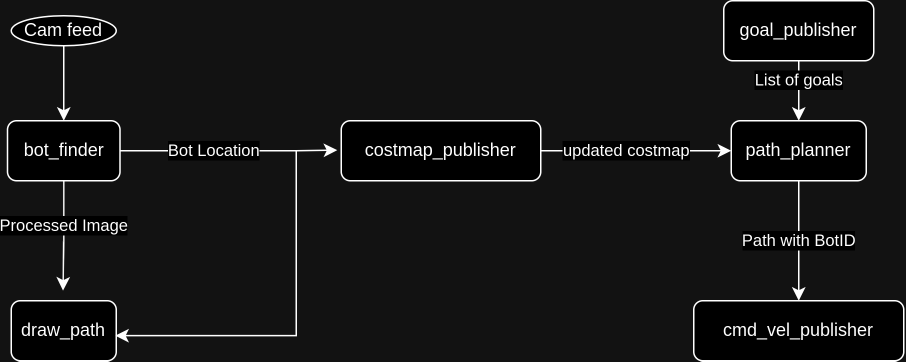
#> input picture diag.png, 1812 x 723 px, given in place of cam_feed_1.jpeg, which was not available (shown at 1/2 size)
$ python HSV_HSL_finder_vdo.py
#> lines starting #> are read from the running program, lines starting #| are printed output that depends on the picture; after the words box and inside, x2 and y2 are one past the last pixel; in counts of white or black regions, pixels touching at a corner belong together; pictures that were not available may be replaced by others from this repository, and a replacement may not be noted
# #####
#
# https://pysource.com
#
# Tutorial: Object detection using HSV Color space – OpenCV 3.4 with python 3 Tutorial 9
#
# URL: https://pysource.com/2018/01/31/object-detection-using-hsv-color-space-opencv-3-4-with-python-3-tutorial-9/
#
# ###


import cv2
import numpy as np


cam_feed1 = cv2.imread('Resources/cam_feed_1.jpeg')
#> cam_feed1 is the input picture: shape (723, 1812, 3); mean B, G, R 22.3, 22.3, 22.3
cam_feed2 = cv2.imread('Resources/cam_feed_2.jpeg')
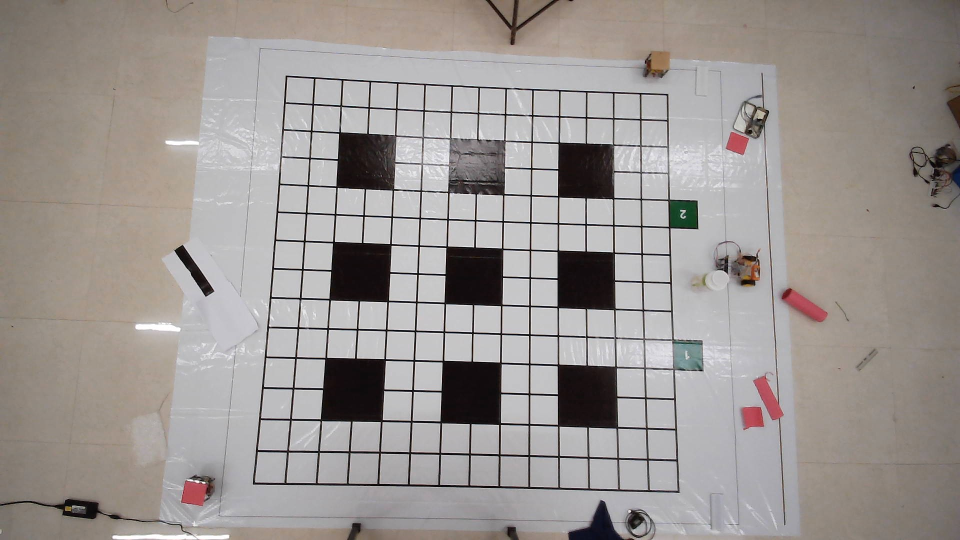
#> input picture img_align.jpg, 1920 x 1080 px, given in place of cam_feed_2.jpeg, which was not available (shown at 1/2 size)
#> cam_feed2 is the input picture: shape (1080, 1920, 3); mean B, G, R 146.3, 149.5, 155.4
cam_feed3 = cv2.imread('Resources/cam_feed_2.jpeg')
fil = cv2.imread('ring_light.jpg')

#cap = cv2.VideoCapture('C:/Users/OHM/Desktop/pytthon/Resources/final_arean_1.mp4')
#_,frame = cap.read()
cam_feed4 = cv2.imread('Resources/photo10.jpg')
cam_feed3 = fil.copy()
#cam_feed3 = cv2.rotate(cam_feed3, cv2.cv2.ROTATE_90_COUNTERCLOCKWISE)
h,w = cam_feed3.shape[:2]
#> h = 1080; w = 1920
dim = (int(w/3), int(h/3))
#> dim = (640, 360)
cam_feed3 = cv2.resize(cam_feed3, dim)
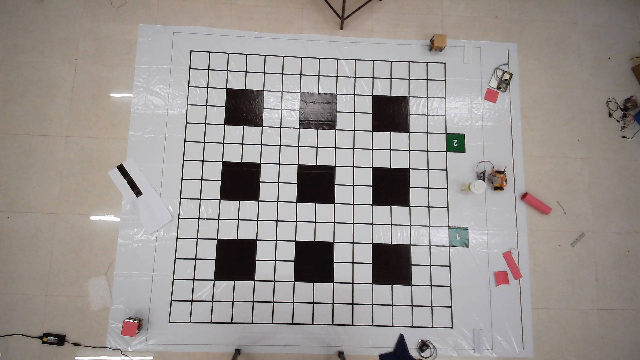
#> cam_feed3: shape (360, 640, 3); mean B, G, R 146.3, 149.6, 155.4


def nothing(x):
    pass

#cap = cv2.VideoCapture(0)
cv2.namedWindow("Trackbars")

cv2.createTrackbar("L - H", "Trackbars", 0, 255, nothing)
cv2.createTrackbar("L - L", "Trackbars", 0, 255, nothing)
cv2.createTrackbar("L - S", "Trackbars", 0, 255, nothing)
cv2.createTrackbar("U - H", "Trackbars", 0, 255, nothing)
cv2.createTrackbar("U - L", "Trackbars", 0, 255, nothing)
cv2.createTrackbar("U - S", "Trackbars", 0, 255, nothing)
cv2.createTrackbar("epsilon", "Trackbars", 0, 50, nothing)


while True:
    copy_img = cam_feed3.copy()
    hsv = cv2.cvtColor(copy_img, cv2.COLOR_BGR2HLS)
#> hsv: shape (360, 640, 3); mean of channels 0, 1, 2 63.4, 150.8, 18.3
    l_h = cv2.getTrackbarPos("L - H", "Trackbars")
    l_s = cv2.getTrackbarPos("L - L", "Trackbars")
    l_v = cv2.getTrackbarPos("L - S", "Trackbars")
    u_h = cv2.getTrackbarPos("U - H", "Trackbars")
    u_s = cv2.getTrackbarPos("U - L", "Trackbars")
    u_v = cv2.getTrackbarPos("U - S", "Trackbars")
    # [6 lines of commented-out code are left out]
    epsillon = cv2.getTrackbarPos("epsilon", "Trackbars")
    epsillon_val = epsillon/100
    lower_blue = np.array([l_h, l_s, l_v])
    upper_blue = np.array([u_h, u_s, u_v])


    mask = cv2.inRange(hsv, lower_blue, upper_blue)
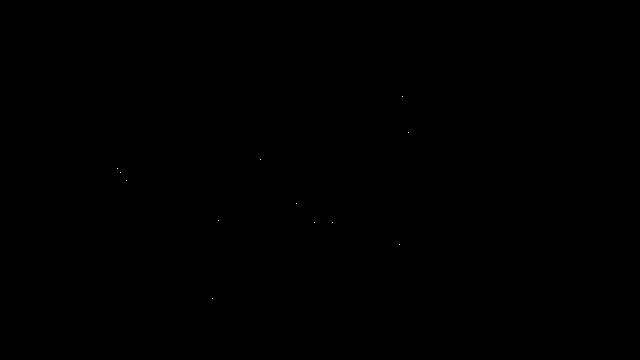
#> mask: shape (360, 640); 0.01% white in thin lines or dots, all inside (x1, y1, x2, y2) = (117, 96, 409, 299)

    blur = cv2.GaussianBlur(mask, (5,5), 0)

    thresh = cv2.adaptiveThreshold(blur, 255, 1, 1, 11, 2)
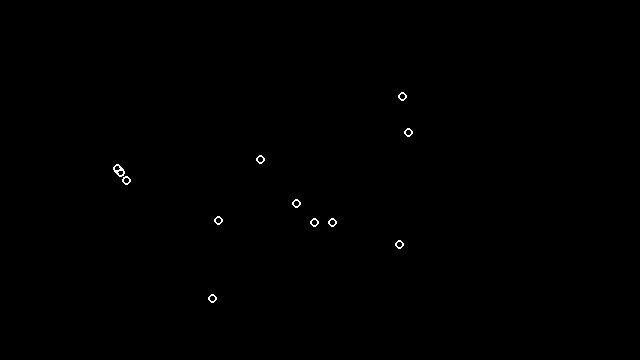
#> thresh: shape (360, 640); 0.19% white in thin lines or dots, all inside (x1, y1, x2, y2) = (113, 92, 413, 303)

    blur = cv2.GaussianBlur(thresh, (5,5), 0)


    kernel = np.ones((5,5), np.uint8)
    opening = cv2.morphologyEx(blur, cv2.MORPH_OPEN, kernel)

    # [5 lines of commented-out code are left out]

    contours, _ = cv2.findContours(blur, cv2.RETR_TREE, cv2.CHAIN_APPROX_NONE)
#> contours = 10 contours; largest, box (x1, y1, x2, y2) and area: (111, 162, 133, 187) 305, (206, 292, 219, 305) 126, (393, 238, 406, 251) 126, (326, 216, 339, 229) 126, (308, 216, 321, 229) 126
    area = cam_feed3.shape[:2][1]*cam_feed3.shape[:2][0]
#> area = 230400
    min_area = area/(10*20)
#> min_area = 1152
    print('start')
    i = 0
    boxes = {}
    coord = []
    for c in contours:

        cnt_area = cv2.contourArea(c)
        #if cnt_area > min_area/5 and cnt_area < 10* min_area:
        peri = cv2.arcLength(c, True)
        #approx = cv2.approxPolyDP(c, 0.04 * peri, True)
        approx = cv2.approxPolyDP(c, epsillon_val * peri, True)


        if cnt_area > 2250 and cnt_area < 6300 and len(approx) == 4:
            i +=1
            #cv2.drawContours(cam_feed3, c, -1, (0,255,0),thickness=5)
            #print(f'{area} || {min_area} || {cnt_area} ')

            M = cv2.moments(c)
            cX = int(M["m10"] / M["m00"])
            cY = int(M["m01"] / M["m00"])
            center_location = (cX,cY)
            boxes[i] = {center_location: True}
            coord.append(center_location)
            # draw the contour and center of the shape on the image
            cv2.drawContours(copy_img, [c], -1, (0, 255, 0), 2)
            cv2.circle(copy_img, (cX, cY), 30, (255, 255, 0), 4)
            cv2.circle(copy_img, (cX, cY), 4, (255, 0, 255), -1)
            cv2.putText(copy_img, str(i), (cX - 20, cY - 20),
        	cv2.FONT_HERSHEY_SIMPLEX, 0.5, (255, 255, 255), 2)
#> this loop made 10 passes
#> (cnt_area, peri) on passes 1 to 10: (126, 40.97), (126, 40.97), (126, 40.97), (126, 40.97), (126, 40.97), (126, 40.97), (305, 74.77), (126, 40.97), (126, 40.97), (126, 40.97)
#> after the loop, boxes = 0 items; coord = []; i = 0


    #result = cv2.bitwise_and(cam_feed3, cam_feed3, mask=mask)
    #cnt,_ = cv2.findContours(mask, cv2.RETR_EXTERNAL, cv2.CHAIN_APPROX_NONE)
    #cv2.drawContours(result, cnt,-1, (0,0,255),thickness=5)
    cv2.imshow("cam_feed3", copy_img)
    cv2.imshow("mask", mask)
    #cv2.imshow("result", result)

    key = cv2.waitKey(1)
#> (key Esc is pressed here)
    if key == 27:
        break

#> (the run stopped early here; a loop or call above may not have finished)
